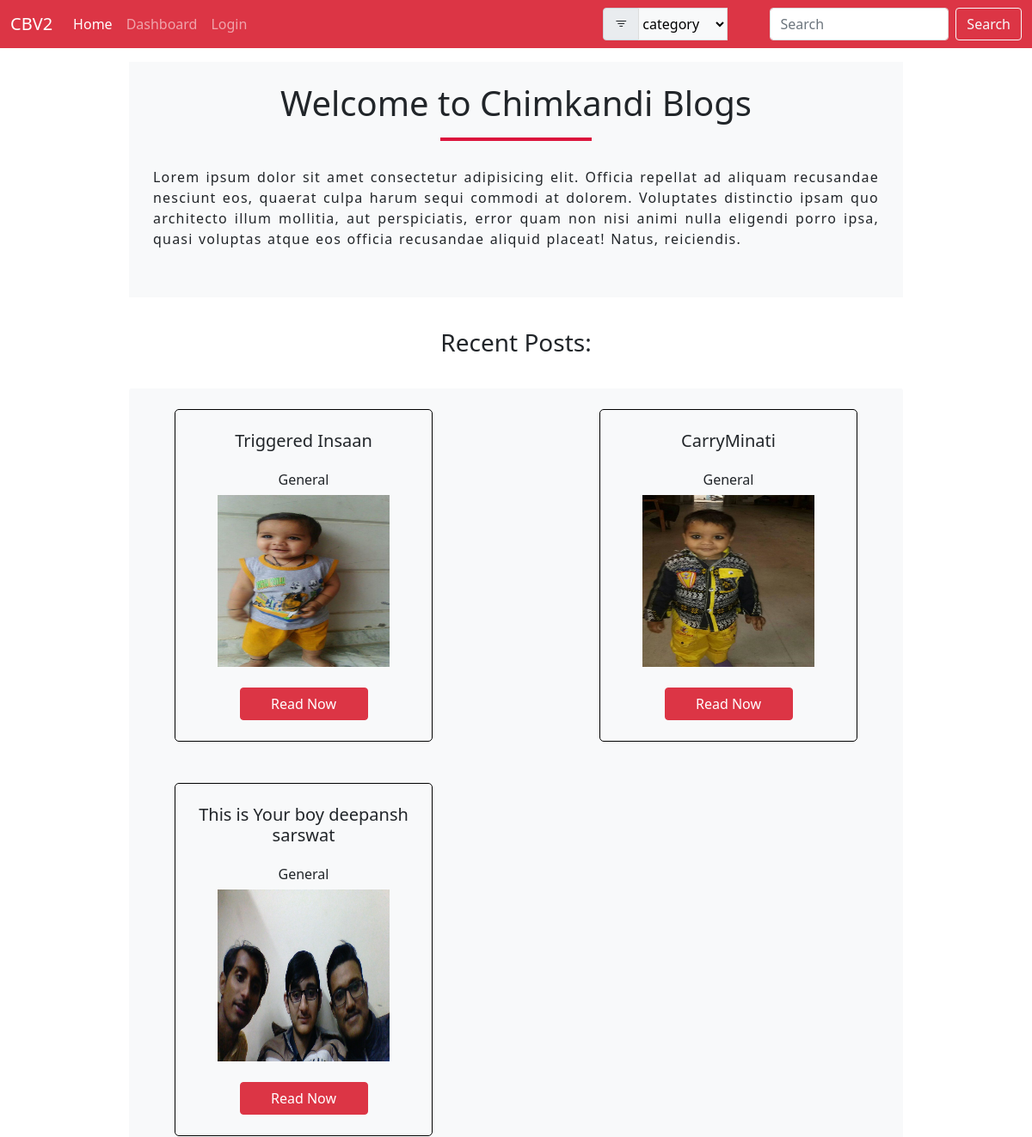
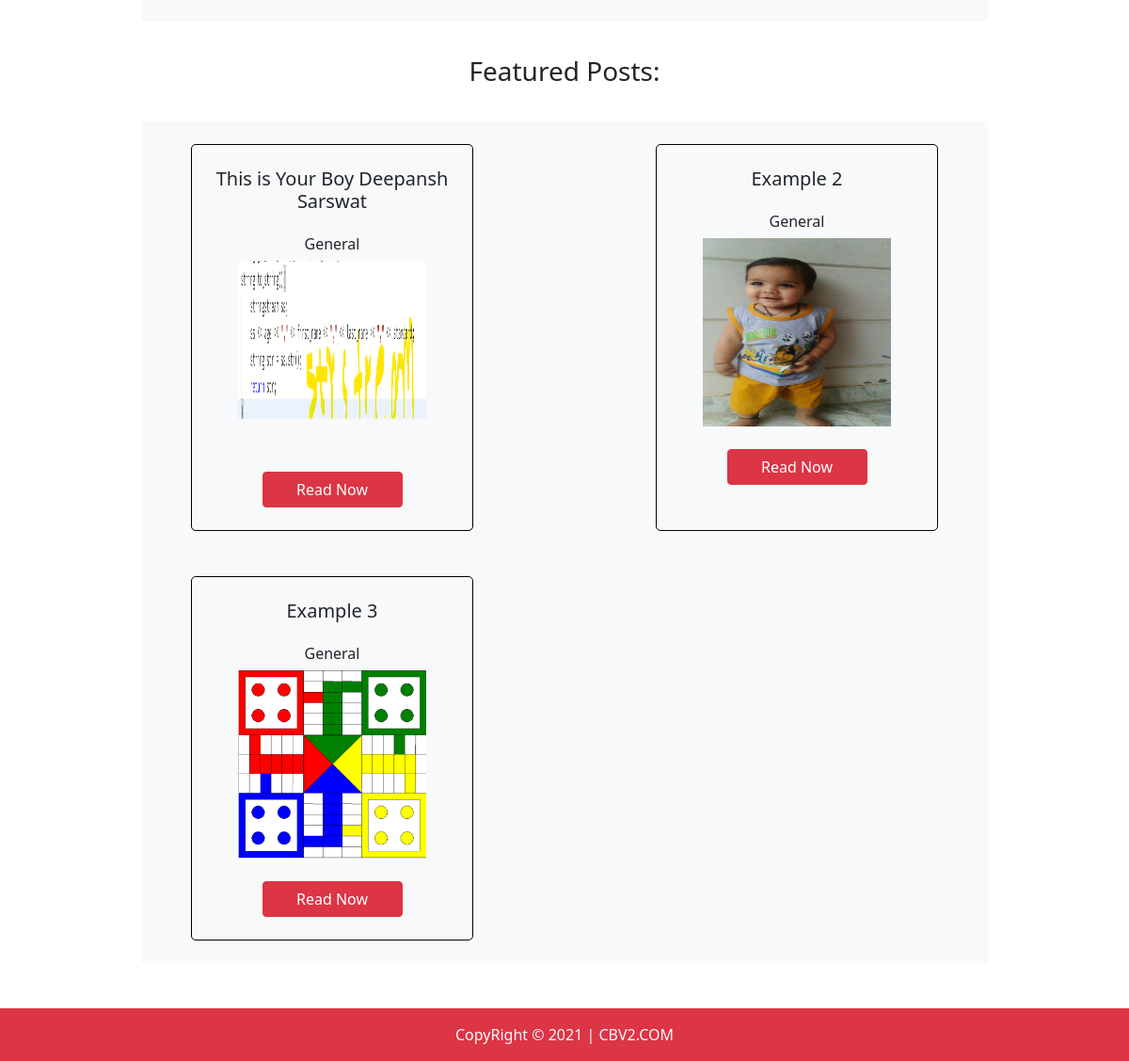
The page / on the database its author committed (2 pictures, top to bottom).
### blogAPP/models.py (models this page shows, shortened)
class Blogs(models.Model):
    Blog_categories_available = (
        ("General","General"),
        ("Cricket","Cricket"),
        ("Youtuber","Youtuber"),
        ("Actor","Actor"),
        ("SportPerson","SportPerson"),
        ("TechPerson","TechPerson"),
        ("Teacher","Teacher"),
        ("Health","Health"),
        ("God","God"),
        ("Safety","Safety"),
        ("Exam","Exam"),
        ("other","other"),
    )
    blog_id = models.AutoField(primary_key=True)
    title = models.CharField(max_length=150,default="Admin Provided Blog")
    author = models.ForeignKey(User,on_delete=models.CASCADE)
    added_at = models.DateTimeField()
    content_position = models.CharField(null=True,blank=True,max_length=10)
    blog_url = models.SlugField(unique=True,null=True,blank=True)
    feature_img = models.ImageField(upload_to='imgs',null=True,blank=True)
    Blog_categories = models.CharField(max_length=15,choices=Blog_categories_available,default="General")

### blogAPP/views.py (the view)
# urls.py: path('',views.RenderHome),
def RenderHome(request):
    all_blogs = Blogs.objects.all()
    recent_blogs = all_blogs[:3]
    superuserblogs = []
    show_titlefeature = True
    for blog in all_blogs:
        if blog.author.is_superuser:
            superuserblogs.append(blog)
        if len(superuserblogs)==3:
            break
    if not len(superuserblogs):
        show_titlefeature = False
    return render(request,'home.html',{'rblogs':recent_blogs,'superuserblogs':superuserblogs,'show':show_titlefeature})

### templates/home.html (shortened to what this page needs)
{% load static %}
<!DOCTYPE html>
<html lang="en">
<head>
    <link href="https://cdn.jsdelivr.net/npm/bootstrap@5.0.2/dist/css/bootstrap.min.css" rel="stylesheet">
    <link rel="stylesheet" href="https://cdn.jsdelivr.net/npm/bootstrap-icons@1.5.0/font/bootstrap-icons.css">
    <link rel="stylesheet" href="{% static 'css/parent.css' %}">
    <link rel="stylesheet" href="{% static 'css/navbar.css' %}">
</head>
<body>
    <nav class="navbar navbar-expand-lg navbar-dark bg-danger">
        <div class="container-fluid">
            <a class="navbar-brand" href="#">CBV2</a>
            <div class="collapse navbar-collapse" id="navbarColor02">
                <ul class="navbar-nav me-auto mb-2 mb-lg-0">
                    <li class="nav-item">
                        <a class="nav-link active" aria-current="page" href="/">Home</a>
                    </li>
                    <li class="nav-item">
                        <a class="nav-link" href="/dashboard">Dashboard</a>
                    </li>
                    <li class="nav-item">
                        {% if user.is_authenticated %}
                        <a href="/auth/logout" style="cursor: pointer;" class="nav-link">logout</a> {% else %}
                        <a style="cursor: pointer;" class="nav-link" data-bs-toggle="modal" data-bs-target="#exampleModal">Login</a> {% endif %}
                    </li>
                </ul>
                <form class="d-flex forminp" method="GET" action="/search">
                    <div class="input-group">
                        <label class="input-group-text" for="inputGroupSelect02"><i class="bi bi-filter"></i></label>
                        <select name="filter" id="inputGroupSelect02" class="bg-light">
                            <option value="category">category</option>
                        </select>
                    </div>
                    <input required name="data" id="nestedinput" class="form-control me-2" type="search" placeholder="Search" aria-label="Search">
                    <button class="btn btn-outline-light sbtn" type="submit">Search</button>
                </form>
            </div>
        </div>
    </nav>
    <div class="container w-75 my-3 py-4 bg-light mb-4">
        <h3 class="text-center display-6 fw-normal mb-3">Welcome to Chimkandi Blogs</h3>
        <div class="underline"></div>
        <p class="leader p-3">Lorem ipsum dolor sit amet consectetur adipisicing elit. Officia repellat ad aliquam recusandae nesciunt eos, quaerat culpa harum sequi commodi at dolorem. Voluptates distinctio ipsam quo architecto illum mollitia, aut perspiciatis, error quam
            non nisi animi nulla eligendi porro ipsa, quasi voluptas atque eos officia recusandae aliquid placeat! Natus, reiciendis.</p>
    </div>
    <h3 class="text-center manualmargin">Recent Posts: </h3>
    <div class="container w-75 px-5 cdc text-center d-flex justify-content-between flex-wrap bg-light blgcntr">
        {% for data in rblogs %}
        <div class="parentcard my-4 hovershadow">
            <h5 class="my-4">{{data.title}}</h5>
            <h6 class="my-2">{{data.Blog_categories}}</h6>
            <img src="{{data.feature_img.url}}" alt="" style="width:200px;height:200px">
            <a class="d-block w-50 mx-auto btn btn-danger my-4" href="http://127.0.0.1:8000/blogs/{{data.blog_url}}">Read Now</a>
        </div>
        {% endfor %}
    </div>
    {% if show %}
    <h3 class="text-center manualmargin">Featured Posts: </h3>
    {% endif %}
    <div class="container cdc w-75 px-5 text-center bg-light d-flex justify-content-between flex-wrap blgcntr">
        {% for data in superuserblogs %}
        <div class="parentcard my-4 hovershadow">
            <h5 class="my-4">{{data.title}}</h5>
            <h6 class="my-2">{{data.Blog_categories}}</h6>
            <img src="{{data.feature_img.url}}" alt="" style="width:200px;height:200px">
            <a class="d-block w-50 mx-auto btn btn-danger my-4" href="http://127.0.0.1:8000/blogs/{{data.blog_url}}">Read Now</a>
        </div>
        {% endfor %}
    </div>
    <div class="text-center mt-5 py-3 text-light bg-danger w-100">
        <footer>CopyRight &copy; 2021 | CBV2.COM</footer>
    </div>
</body>
</html>

### static/css/parent.css (style rules this page uses)
.underline { height: 4px; width: 20%; background: crimson; margin: auto; margin-bottom: 14px; }
.leader { text-align: justify; letter-spacing: 1.2px; word-spacing: 1.1px; }
.manualmargin { margin: 36px auto; }
.cdc { border-radius: 3px; }
.parentcard { width: 300px; border: 1px solid black; }

### static/css/navbar.css (style rules this page uses)
#inputGroupSelect02, #nestedinput { -webkit-transition: all 0.30s ease-in-out; -moz-transition: all 0.30s ease-in-out; -ms-transition: all 0.30s ease-in-out; -o-transition: all 0.30s ease-in-out; outline: none; border: 1px solid #DDDDDD; }
select { cursor: pointer; }

### templates/home.html (style rules this page uses)
.parentcard { margin-left: 5px; margin-right: 5px; border-radius: 5px; }

### rows shown on the page
Blogs: title "Triggered Insaan", Blog_categories "General", feature_img (picture)
Blogs: title "CarryMinati", Blog_categories "General", feature_img (picture)
Blogs: title "This is Your boy deepansh sarswat", Blog_categories "General", feature_img (picture)
Blogs: title "This is Your Boy Deepansh Sarswat", Blog_categories "General", feature_img (picture)
Blogs: title "Example 2", Blog_categories "General", feature_img (picture)
Blogs: title "Example 3", Blog_categories "General", feature_img (picture)
